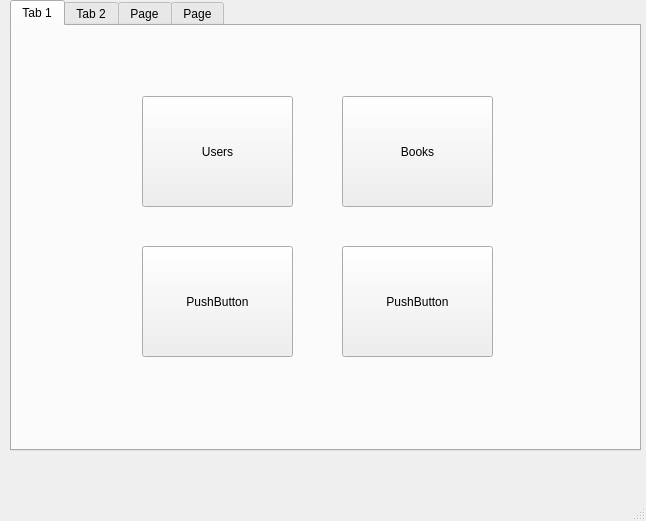
<?xml version="1.0" encoding="UTF-8"?>
<ui version="4.0">
 <class>MainWindow</class>
 <widget class="QMainWindow" name="MainWindow">
  <property name="geometry">
   <rect>
    <x>0</x>
    <y>0</y>
    <width>646</width>
    <height>521</height>
   </rect>
  </property>
  <property name="windowTitle">
   <string>MainWindow</string>
  </property>
  <widget class="QWidget" name="centralwidget">
   <widget class="QTabWidget" name="tabWidget">
    <property name="geometry">
     <rect>
      <x>10</x>
      <y>0</y>
      <width>631</width>
      <height>451</height>
     </rect>
    </property>
    <property name="currentIndex">
     <number>0</number>
    </property>
    <widget class="QWidget" name="mainTab">
     <attribute name="title">
      <string>Tab 1</string>
     </attribute>
     <widget class="QPushButton" name="usersTabButton">
      <property name="geometry">
       <rect>
        <x>130</x>
        <y>70</y>
        <width>151</width>
        <height>111</height>
       </rect>
      </property>
      <property name="text">
       <string>Users</string>
      </property>
     </widget>
     <widget class="QPushButton" name="booksTabButton">
      <property name="geometry">
       <rect>
        <x>330</x>
        <y>70</y>
        <width>151</width>
        <height>111</height>
       </rect>
      </property>
      <property name="text">
       <string>Books</string>
      </property>
     </widget>
     <widget class="QPushButton" name="pushButton_3">
      <property name="geometry">
       <rect>
        <x>130</x>
        <y>220</y>
        <width>151</width>
        <height>111</height>
       </rect>
      </property>
      <property name="text">
       <string>PushButton</string>
      </property>
     </widget>
     <widget class="QPushButton" name="pushButton_4">
      <property name="geometry">
       <rect>
        <x>330</x>
        <y>220</y>
        <width>151</width>
        <height>111</height>
       </rect>
      </property>
      <property name="text">
       <string>PushButton</string>
      </property>
     </widget>
    </widget>
    <widget class="QWidget" name="usersTab">
     <attribute name="title">
      <string>Tab 2</string>
     </attribute>
    </widget>
    <widget class="QWidget" name="booksTab">
     <attribute name="title">
      <string>Page</string>
     </attribute>
     <widget class="QPushButton" name="AddBookB">
      <property name="geometry">
       <rect>
        <x>440</x>
        <y>80</y>
        <width>171</width>
        <height>51</height>
       </rect>
      </property>
      <property name="text">
       <string>Add book</string>
      </property>
     </widget>
     <widget class="QLineEdit" name="AddBookTitle">
      <property name="geometry">
       <rect>
        <x>100</x>
        <y>60</y>
        <width>211</width>
        <height>31</height>
       </rect>
      </property>
     </widget>
     <widget class="QLabel" name="label">
      <property name="geometry">
       <rect>
        <x>10</x>
        <y>10</y>
        <width>131</width>
        <height>41</height>
       </rect>
      </property>
      <property name="font">
       <font>
        <pointsize>18</pointsize>
       </font>
      </property>
      <property name="text">
       <string>Add book</string>
      </property>
     </widget>
     <widget class="QLabel" name="label_2">
      <property name="geometry">
       <rect>
        <x>10</x>
        <y>60</y>
        <width>81</width>
        <height>31</height>
       </rect>
      </property>
      <property name="font">
       <font>
        <pointsize>14</pointsize>
       </font>
      </property>
      <property name="text">
       <string>Title:</string>
      </property>
     </widget>
     <widget class="QLabel" name="label_3">
      <property name="geometry">
       <rect>
        <x>10</x>
        <y>100</y>
        <width>81</width>
        <height>31</height>
       </rect>
      </property>
      <property name="font">
       <font>
        <pointsize>14</pointsize>
       </font>
      </property>
      <property name="text">
       <string>Author:</string>
      </property>
     </widget>
     <widget class="QLineEdit" name="AddBookAuthor">
      <property name="geometry">
       <rect>
        <x>100</x>
        <y>100</y>
        <width>211</width>
        <height>31</height>
       </rect>
      </property>
     </widget>
     <widget class="QLabel" name="label_4">
      <property name="geometry">
       <rect>
        <x>10</x>
        <y>220</y>
        <width>131</width>
        <height>41</height>
       </rect>
      </property>
      <property name="font">
       <font>
        <pointsize>18</pointsize>
       </font>
      </property>
      <property name="text">
       <string>Delete book</string>
      </property>
     </widget>
     <widget class="QLabel" name="label_5">
      <property name="geometry">
       <rect>
        <x>10</x>
        <y>380</y>
        <width>81</width>
        <height>31</height>
       </rect>
      </property>
      <property name="font">
       <font>
        <pointsize>14</pointsize>
       </font>
      </property>
      <property name="text">
       <string>Author:</string>
      </property>
     </widget>
     <widget class="QLineEdit" name="DelBookAuthor">
      <property name="geometry">
       <rect>
        <x>100</x>
        <y>380</y>
        <width>211</width>
        <height>31</height>
       </rect>
      </property>
      <property name="text">
       <string/>
      </property>
     </widget>
     <widget class="QLabel" name="label_6">
      <property name="geometry">
       <rect>
        <x>10</x>
        <y>340</y>
        <width>81</width>
        <height>31</height>
       </rect>
      </property>
      <property name="font">
       <font>
        <pointsize>14</pointsize>
       </font>
      </property>
      <property name="text">
       <string>Title:</string>
      </property>
     </widget>
     <widget class="QPushButton" name="DelBookB">
      <property name="geometry">
       <rect>
        <x>440</x>
        <y>360</y>
        <width>171</width>
        <height>51</height>
       </rect>
      </property>
      <property name="text">
       <string>Delete book</string>
      </property>
     </widget>
     <widget class="QLineEdit" name="DelBookTitle">
      <property name="geometry">
       <rect>
        <x>100</x>
        <y>340</y>
        <width>211</width>
        <height>31</height>
       </rect>
      </property>
      <property name="text">
       <string/>
      </property>
     </widget>
     <widget class="QLineEdit" name="DelBookSearchTitle">
      <property name="geometry">
       <rect>
        <x>100</x>
        <y>270</y>
        <width>211</width>
        <height>31</height>
       </rect>
      </property>
      <property name="text">
       <string/>
      </property>
     </widget>
     <widget class="QLabel" name="label_7">
      <property name="geometry">
       <rect>
        <x>10</x>
        <y>270</y>
        <width>81</width>
        <height>31</height>
       </rect>
      </property>
      <property name="font">
       <font>
        <pointsize>14</pointsize>
       </font>
      </property>
      <property name="text">
       <string>Title:</string>
      </property>
     </widget>
     <widget class="QPushButton" name="DelBookSB">
      <property name="geometry">
       <rect>
        <x>440</x>
        <y>270</y>
        <width>171</width>
        <height>31</height>
       </rect>
      </property>
      <property name="text">
       <string>Search</string>
      </property>
     </widget>
    </widget>
    <widget class="QWidget" name="tab_4">
     <attribute name="title">
      <string>Page</string>
     </attribute>
    </widget>
   </widget>
   <widget class="QLabel" name="statusBar">
    <property name="geometry">
     <rect>
      <x>10</x>
      <y>460</y>
      <width>141</width>
      <height>16</height>
     </rect>
    </property>
    <property name="text">
     <string/>
    </property>
   </widget>
  </widget>
  <widget class="QMenuBar" name="menubar">
   <property name="geometry">
    <rect>
     <x>0</x>
     <y>0</y>
     <width>646</width>
     <height>21</height>
    </rect>
   </property>
  </widget>
  <widget class="QStatusBar" name="statusbar"/>
 </widget>
 <resources/>
 <connections/>
</ui>
